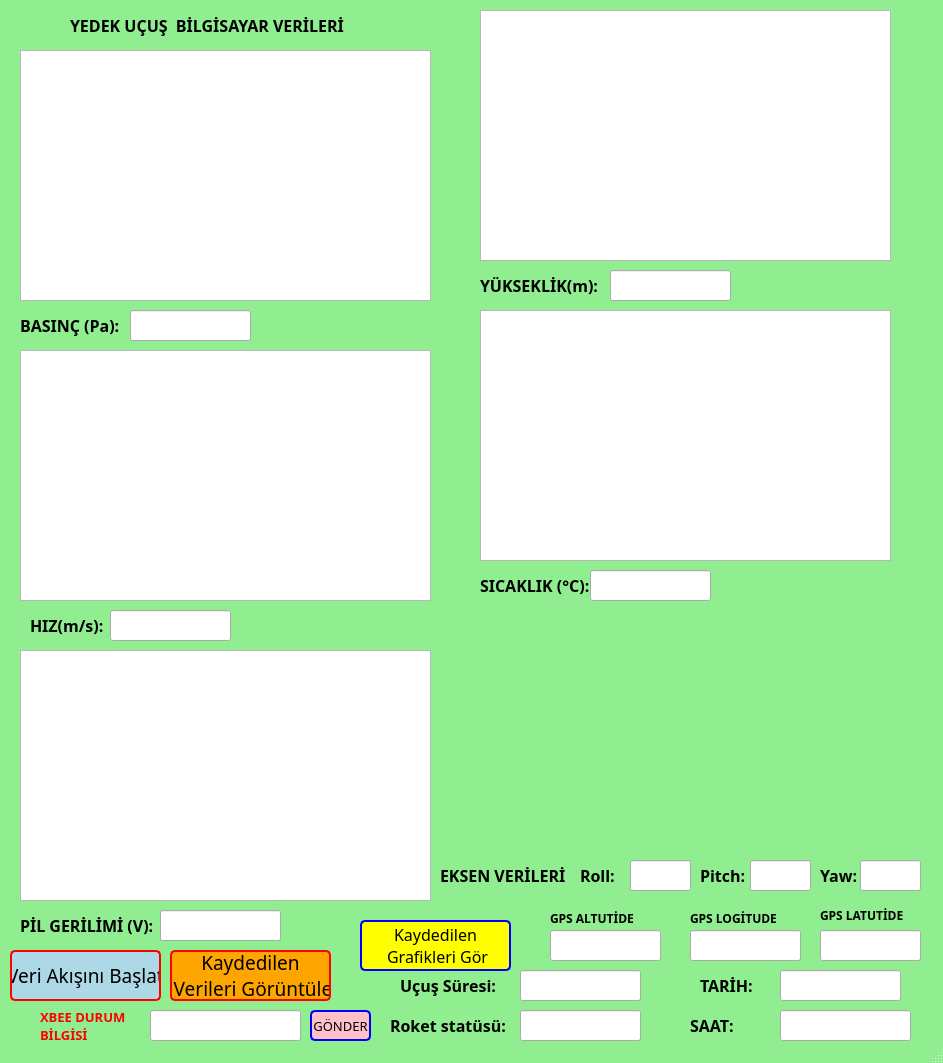
<?xml version="1.0" encoding="UTF-8"?>
<ui version="4.0">
 <class>mainWindow</class>
 <widget class="QMainWindow" name="mainWindow">
  <property name="geometry">
   <rect>
    <x>0</x>
    <y>0</y>
    <width>943</width>
    <height>1063</height>
   </rect>
  </property>
  <property name="sizePolicy">
   <sizepolicy hsizetype="Preferred" vsizetype="Preferred">
    <horstretch>100</horstretch>
    <verstretch>100</verstretch>
   </sizepolicy>
  </property>
  <property name="windowTitle">
   <string>St Focount</string>
  </property>
  <property name="styleSheet">
   <string notr="true">QMainWindow{
background-color: lightgreen;
}</string>
  </property>
  <widget class="QWidget" name="centralwidget">
   <widget class="QLabel" name="label_14">
    <property name="geometry">
     <rect>
      <x>70</x>
      <y>10</y>
      <width>291</width>
      <height>31</height>
     </rect>
    </property>
    <property name="font">
     <font>
      <family>Segoe UI Black</family>
      <pointsize>12</pointsize>
      <weight>75</weight>
      <bold>true</bold>
     </font>
    </property>
    <property name="text">
     <string>YEDEK UÇUŞ  BİLGİSAYAR VERİLERİ</string>
    </property>
   </widget>
   <widget class="QLabel" name="label_15">
    <property name="geometry">
     <rect>
      <x>480</x>
      <y>570</y>
      <width>121</width>
      <height>31</height>
     </rect>
    </property>
    <property name="font">
     <font>
      <family>Segoe UI Black</family>
      <pointsize>12</pointsize>
      <weight>75</weight>
      <bold>true</bold>
     </font>
    </property>
    <property name="text">
     <string>SICAKLIK (°C):</string>
    </property>
   </widget>
   <widget class="QLabel" name="label_16">
    <property name="geometry">
     <rect>
      <x>690</x>
      <y>910</y>
      <width>121</width>
      <height>16</height>
     </rect>
    </property>
    <property name="font">
     <font>
      <family>Segoe UI Black</family>
      <weight>75</weight>
      <bold>true</bold>
     </font>
    </property>
    <property name="text">
     <string>GPS LOGİTUDE</string>
    </property>
   </widget>
   <widget class="QLabel" name="label_17">
    <property name="geometry">
     <rect>
      <x>440</x>
      <y>860</y>
      <width>141</width>
      <height>31</height>
     </rect>
    </property>
    <property name="font">
     <font>
      <family>Segoe UI Black</family>
      <pointsize>12</pointsize>
      <weight>75</weight>
      <bold>true</bold>
     </font>
    </property>
    <property name="text">
     <string>EKSEN VERİLERİ</string>
    </property>
   </widget>
   <widget class="QLabel" name="label_23">
    <property name="geometry">
     <rect>
      <x>20</x>
      <y>310</y>
      <width>131</width>
      <height>31</height>
     </rect>
    </property>
    <property name="font">
     <font>
      <family>Segoe UI Black</family>
      <pointsize>12</pointsize>
      <weight>75</weight>
      <bold>true</bold>
     </font>
    </property>
    <property name="text">
     <string>BASINÇ (Pa):</string>
    </property>
   </widget>
   <widget class="QLineEdit" name="lineEdit_12">
    <property name="geometry">
     <rect>
      <x>820</x>
      <y>930</y>
      <width>101</width>
      <height>31</height>
     </rect>
    </property>
    <property name="font">
     <font>
      <pointsize>12</pointsize>
     </font>
    </property>
   </widget>
   <widget class="GraphicsLayoutWidget" name="graphicsView_6">
    <property name="geometry">
     <rect>
      <x>20</x>
      <y>650</y>
      <width>411</width>
      <height>251</height>
     </rect>
    </property>
   </widget>
   <widget class="QLineEdit" name="lineEdit_3">
    <property name="geometry">
     <rect>
      <x>130</x>
      <y>310</y>
      <width>121</width>
      <height>31</height>
     </rect>
    </property>
    <property name="font">
     <font>
      <pointsize>12</pointsize>
      <weight>75</weight>
      <bold>true</bold>
     </font>
    </property>
   </widget>
   <widget class="QLabel" name="label_24">
    <property name="geometry">
     <rect>
      <x>550</x>
      <y>910</y>
      <width>121</width>
      <height>16</height>
     </rect>
    </property>
    <property name="font">
     <font>
      <family>Segoe UI Black</family>
      <weight>75</weight>
      <bold>true</bold>
     </font>
    </property>
    <property name="text">
     <string>GPS ALTUTİDE</string>
    </property>
   </widget>
   <widget class="QLabel" name="label_25">
    <property name="geometry">
     <rect>
      <x>820</x>
      <y>860</y>
      <width>51</width>
      <height>31</height>
     </rect>
    </property>
    <property name="font">
     <font>
      <family>Segoe UI Black</family>
      <pointsize>12</pointsize>
      <weight>75</weight>
      <bold>true</bold>
     </font>
    </property>
    <property name="text">
     <string>Yaw:</string>
    </property>
   </widget>
   <widget class="QLineEdit" name="lineEdit_18">
    <property name="geometry">
     <rect>
      <x>520</x>
      <y>970</y>
      <width>121</width>
      <height>31</height>
     </rect>
    </property>
    <property name="font">
     <font>
      <pointsize>12</pointsize>
     </font>
    </property>
    <property name="text">
     <string/>
    </property>
   </widget>
   <widget class="QLabel" name="label_26">
    <property name="geometry">
     <rect>
      <x>20</x>
      <y>910</y>
      <width>151</width>
      <height>31</height>
     </rect>
    </property>
    <property name="font">
     <font>
      <family>Segoe UI Black</family>
      <pointsize>12</pointsize>
      <weight>75</weight>
      <bold>true</bold>
     </font>
    </property>
    <property name="text">
     <string>PİL GERİLİMİ (V):</string>
    </property>
   </widget>
   <widget class="QLineEdit" name="lineEdit_14">
    <property name="geometry">
     <rect>
      <x>160</x>
      <y>910</y>
      <width>121</width>
      <height>31</height>
     </rect>
    </property>
    <property name="font">
     <font>
      <pointsize>12</pointsize>
      <weight>75</weight>
      <bold>true</bold>
     </font>
    </property>
   </widget>
   <widget class="QLabel" name="label_27">
    <property name="geometry">
     <rect>
      <x>820</x>
      <y>900</y>
      <width>121</width>
      <height>31</height>
     </rect>
    </property>
    <property name="font">
     <font>
      <family>Segoe UI Black</family>
      <weight>75</weight>
      <bold>true</bold>
     </font>
    </property>
    <property name="text">
     <string>GPS LATUTİDE</string>
    </property>
   </widget>
   <widget class="GraphicsLayoutWidget" name="graphicsView_7">
    <property name="geometry">
     <rect>
      <x>20</x>
      <y>350</y>
      <width>411</width>
      <height>251</height>
     </rect>
    </property>
   </widget>
   <widget class="QLineEdit" name="lineEdit_20">
    <property name="geometry">
     <rect>
      <x>520</x>
      <y>1010</y>
      <width>121</width>
      <height>31</height>
     </rect>
    </property>
    <property name="font">
     <font>
      <pointsize>12</pointsize>
      <weight>75</weight>
      <bold>true</bold>
     </font>
    </property>
    <property name="text">
     <string/>
    </property>
   </widget>
   <widget class="QLabel" name="label_28">
    <property name="geometry">
     <rect>
      <x>390</x>
      <y>1010</y>
      <width>131</width>
      <height>31</height>
     </rect>
    </property>
    <property name="font">
     <font>
      <family>Segoe UI Black</family>
      <pointsize>12</pointsize>
      <weight>75</weight>
      <bold>true</bold>
     </font>
    </property>
    <property name="text">
     <string>Roket statüsü:</string>
    </property>
   </widget>
   <widget class="QLineEdit" name="lineEdit_21">
    <property name="geometry">
     <rect>
      <x>630</x>
      <y>860</y>
      <width>61</width>
      <height>31</height>
     </rect>
    </property>
    <property name="font">
     <font>
      <pointsize>12</pointsize>
      <weight>75</weight>
      <bold>true</bold>
     </font>
    </property>
   </widget>
   <widget class="GraphicsLayoutWidget" name="graphicsView_8">
    <property name="geometry">
     <rect>
      <x>480</x>
      <y>10</y>
      <width>411</width>
      <height>251</height>
     </rect>
    </property>
   </widget>
   <widget class="QLineEdit" name="lineEdit_22">
    <property name="geometry">
     <rect>
      <x>110</x>
      <y>610</y>
      <width>121</width>
      <height>31</height>
     </rect>
    </property>
    <property name="font">
     <font>
      <pointsize>12</pointsize>
      <weight>75</weight>
      <bold>true</bold>
     </font>
    </property>
   </widget>
   <widget class="QLineEdit" name="lineEdit_23">
    <property name="geometry">
     <rect>
      <x>610</x>
      <y>270</y>
      <width>121</width>
      <height>31</height>
     </rect>
    </property>
    <property name="font">
     <font>
      <pointsize>12</pointsize>
      <weight>75</weight>
      <bold>true</bold>
     </font>
    </property>
   </widget>
   <widget class="QLineEdit" name="lineEdit_24">
    <property name="geometry">
     <rect>
      <x>590</x>
      <y>570</y>
      <width>121</width>
      <height>31</height>
     </rect>
    </property>
    <property name="font">
     <font>
      <pointsize>12</pointsize>
      <weight>75</weight>
      <bold>true</bold>
     </font>
    </property>
    <property name="text">
     <string/>
    </property>
   </widget>
   <widget class="QLabel" name="label_30">
    <property name="geometry">
     <rect>
      <x>400</x>
      <y>970</y>
      <width>131</width>
      <height>31</height>
     </rect>
    </property>
    <property name="font">
     <font>
      <family>Segoe UI Black</family>
      <pointsize>12</pointsize>
      <weight>75</weight>
      <bold>true</bold>
     </font>
    </property>
    <property name="text">
     <string>Uçuş Süresi:</string>
    </property>
   </widget>
   <widget class="QLabel" name="label_31">
    <property name="geometry">
     <rect>
      <x>480</x>
      <y>270</y>
      <width>131</width>
      <height>31</height>
     </rect>
    </property>
    <property name="font">
     <font>
      <family>Segoe UI Black</family>
      <pointsize>12</pointsize>
      <weight>75</weight>
      <bold>true</bold>
     </font>
    </property>
    <property name="text">
     <string>YÜKSEKLİK(m):</string>
    </property>
   </widget>
   <widget class="QLineEdit" name="lineEdit_25">
    <property name="geometry">
     <rect>
      <x>860</x>
      <y>860</y>
      <width>61</width>
      <height>31</height>
     </rect>
    </property>
    <property name="font">
     <font>
      <pointsize>12</pointsize>
      <weight>75</weight>
      <bold>true</bold>
     </font>
    </property>
   </widget>
   <widget class="QLabel" name="label_32">
    <property name="geometry">
     <rect>
      <x>580</x>
      <y>860</y>
      <width>51</width>
      <height>31</height>
     </rect>
    </property>
    <property name="font">
     <font>
      <family>Segoe UI Black</family>
      <pointsize>12</pointsize>
      <weight>75</weight>
      <bold>true</bold>
     </font>
    </property>
    <property name="text">
     <string>Roll:</string>
    </property>
   </widget>
   <widget class="GraphicsLayoutWidget" name="graphicsView_9">
    <property name="geometry">
     <rect>
      <x>480</x>
      <y>310</y>
      <width>411</width>
      <height>251</height>
     </rect>
    </property>
   </widget>
   <widget class="GraphicsLayoutWidget" name="graphicsView_10">
    <property name="geometry">
     <rect>
      <x>20</x>
      <y>50</y>
      <width>411</width>
      <height>251</height>
     </rect>
    </property>
   </widget>
   <widget class="QLabel" name="label_33">
    <property name="geometry">
     <rect>
      <x>700</x>
      <y>860</y>
      <width>51</width>
      <height>31</height>
     </rect>
    </property>
    <property name="font">
     <font>
      <family>Segoe UI Black</family>
      <pointsize>12</pointsize>
      <weight>75</weight>
      <bold>true</bold>
     </font>
    </property>
    <property name="text">
     <string>Pitch:</string>
    </property>
   </widget>
   <widget class="QPushButton" name="verigor1">
    <property name="geometry">
     <rect>
      <x>170</x>
      <y>950</y>
      <width>161</width>
      <height>51</height>
     </rect>
    </property>
    <property name="font">
     <font>
      <family>MS Shell Dlg 2 bolt</family>
      <pointsize>14</pointsize>
      <weight>9</weight>
      <italic>false</italic>
      <bold>false</bold>
     </font>
    </property>
    <property name="styleSheet">
     <string notr="true">QPushButton{
font: 75 14pt &quot;MS Shell Dlg 2&quot;bolt;
background-color: orange;
    border: 2px solid red;
    border-radius: 5px;
}
QPushButton:pressed {
    background-color: rgb(255, 61, 80);
    border-style: inset;
}</string>
    </property>
    <property name="text">
     <string>Kaydedilen
 Verileri Görüntüle</string>
    </property>
    <property name="autoDefault">
     <bool>true</bool>
    </property>
   </widget>
   <widget class="QLineEdit" name="lineEdit_26">
    <property name="geometry">
     <rect>
      <x>690</x>
      <y>930</y>
      <width>111</width>
      <height>31</height>
     </rect>
    </property>
    <property name="font">
     <font>
      <pointsize>12</pointsize>
     </font>
    </property>
   </widget>
   <widget class="QLabel" name="label_34">
    <property name="geometry">
     <rect>
      <x>30</x>
      <y>610</y>
      <width>111</width>
      <height>31</height>
     </rect>
    </property>
    <property name="font">
     <font>
      <family>Segoe UI Black</family>
      <pointsize>12</pointsize>
      <weight>75</weight>
      <bold>true</bold>
     </font>
    </property>
    <property name="text">
     <string>HIZ(m/s):</string>
    </property>
   </widget>
   <widget class="QLineEdit" name="lineEdit_27">
    <property name="geometry">
     <rect>
      <x>550</x>
      <y>930</y>
      <width>111</width>
      <height>31</height>
     </rect>
    </property>
    <property name="font">
     <font>
      <pointsize>12</pointsize>
     </font>
    </property>
    <property name="styleSheet">
     <string notr="true">QString{background-color: rgb(233, 99, 0); }</string>
    </property>
   </widget>
   <widget class="QPushButton" name="veribaslat1">
    <property name="geometry">
     <rect>
      <x>10</x>
      <y>950</y>
      <width>151</width>
      <height>51</height>
     </rect>
    </property>
    <property name="font">
     <font>
      <family>MS Shell Dlg 2 bolt</family>
      <pointsize>14</pointsize>
      <weight>9</weight>
      <italic>false</italic>
      <bold>false</bold>
     </font>
    </property>
    <property name="styleSheet">
     <string notr="true">QPushButton{
font: 75 14pt &quot;MS Shell Dlg 2&quot;bolt;
background-color: lightblue;
    border: 2px solid red;
    border-radius: 5px;
}
QPushButton:pressed {
    background-color: rgb(255, 61, 80);
    border-style: inset;
}</string>
    </property>
    <property name="text">
     <string>Veri Akışını Başlat</string>
    </property>
    <property name="autoDefault">
     <bool>true</bool>
    </property>
   </widget>
   <widget class="QLineEdit" name="lineEdit_28">
    <property name="geometry">
     <rect>
      <x>750</x>
      <y>860</y>
      <width>61</width>
      <height>31</height>
     </rect>
    </property>
    <property name="font">
     <font>
      <pointsize>12</pointsize>
      <weight>75</weight>
      <bold>true</bold>
     </font>
    </property>
   </widget>
   <widget class="QPushButton" name="graf">
    <property name="geometry">
     <rect>
      <x>360</x>
      <y>920</y>
      <width>151</width>
      <height>51</height>
     </rect>
    </property>
    <property name="font">
     <font>
      <family>MS Shell Dlg 2 bolt</family>
      <pointsize>12</pointsize>
      <weight>9</weight>
      <italic>false</italic>
      <bold>false</bold>
     </font>
    </property>
    <property name="styleSheet">
     <string notr="true">QPushButton{
font: 75 12pt &quot;MS Shell Dlg 2&quot;bolt;
background-color:yellow;
    border: 2px solid blue;
    border-radius: 5px;
}
QPushButton:pressed {
    background-color: rgb(255, 61, 80);
    border-style: inset;
}
</string>
    </property>
    <property name="text">
     <string>Kaydedilen
 Grafikleri Gör</string>
    </property>
   </widget>
   <widget class="QLineEdit" name="tarih1">
    <property name="geometry">
     <rect>
      <x>780</x>
      <y>970</y>
      <width>121</width>
      <height>31</height>
     </rect>
    </property>
    <property name="font">
     <font>
      <pointsize>11</pointsize>
      <weight>75</weight>
      <bold>true</bold>
     </font>
    </property>
   </widget>
   <widget class="QLineEdit" name="saat1">
    <property name="geometry">
     <rect>
      <x>780</x>
      <y>1010</y>
      <width>131</width>
      <height>31</height>
     </rect>
    </property>
    <property name="font">
     <font>
      <pointsize>12</pointsize>
      <weight>75</weight>
      <bold>true</bold>
     </font>
    </property>
   </widget>
   <widget class="QLabel" name="label_12">
    <property name="geometry">
     <rect>
      <x>690</x>
      <y>1010</y>
      <width>141</width>
      <height>31</height>
     </rect>
    </property>
    <property name="font">
     <font>
      <family>Segoe UI Black</family>
      <pointsize>12</pointsize>
      <weight>75</weight>
      <bold>true</bold>
     </font>
    </property>
    <property name="text">
     <string>SAAT:</string>
    </property>
   </widget>
   <widget class="QLabel" name="label_11">
    <property name="geometry">
     <rect>
      <x>700</x>
      <y>970</y>
      <width>131</width>
      <height>31</height>
     </rect>
    </property>
    <property name="font">
     <font>
      <family>Segoe UI Black</family>
      <pointsize>12</pointsize>
      <weight>75</weight>
      <bold>true</bold>
     </font>
    </property>
    <property name="text">
     <string>TARİH:</string>
    </property>
   </widget>
   <widget class="QLabel" name="label_18">
    <property name="geometry">
     <rect>
      <x>40</x>
      <y>1010</y>
      <width>101</width>
      <height>31</height>
     </rect>
    </property>
    <property name="font">
     <font>
      <family>Segoe UI Black</family>
      <pointsize>10</pointsize>
      <weight>75</weight>
      <bold>true</bold>
     </font>
    </property>
    <property name="styleSheet">
     <string notr="true">QLabel {
color:red;
}</string>
    </property>
    <property name="text">
     <string>XBEE DURUM 
BİLGİSİ</string>
    </property>
   </widget>
   <widget class="QLineEdit" name="lineEdit_29">
    <property name="geometry">
     <rect>
      <x>150</x>
      <y>1010</y>
      <width>151</width>
      <height>31</height>
     </rect>
    </property>
    <property name="font">
     <font>
      <pointsize>10</pointsize>
      <weight>75</weight>
      <bold>true</bold>
     </font>
    </property>
    <property name="text">
     <string/>
    </property>
   </widget>
   <widget class="QPushButton" name="gonder">
    <property name="geometry">
     <rect>
      <x>310</x>
      <y>1010</y>
      <width>61</width>
      <height>31</height>
     </rect>
    </property>
    <property name="font">
     <font>
      <family>MS Shell Dlg 2 bolt</family>
      <pointsize>10</pointsize>
      <weight>9</weight>
      <italic>false</italic>
      <bold>false</bold>
     </font>
    </property>
    <property name="styleSheet">
     <string notr="true">QPushButton{
font: 75 10pt &quot;MS Shell Dlg 2&quot;bolt;
background-color:pink;
    border: 2px solid blue;
    border-radius: 5px;
}
QPushButton:pressed {
    background-color: rgb(255, 61, 80);
    border-style: inset;
}
</string>
    </property>
    <property name="text">
     <string>GÖNDER</string>
    </property>
   </widget>
  </widget>
  <widget class="QStatusBar" name="statusbar"/>
 </widget>
 <customwidgets>
  <customwidget>
   <class>GraphicsLayoutWidget</class>
   <extends>QGraphicsView</extends>
   <header>pyqtgraph.h</header>
  </customwidget>
 </customwidgets>
 <resources/>
 <connections/>
</ui>
